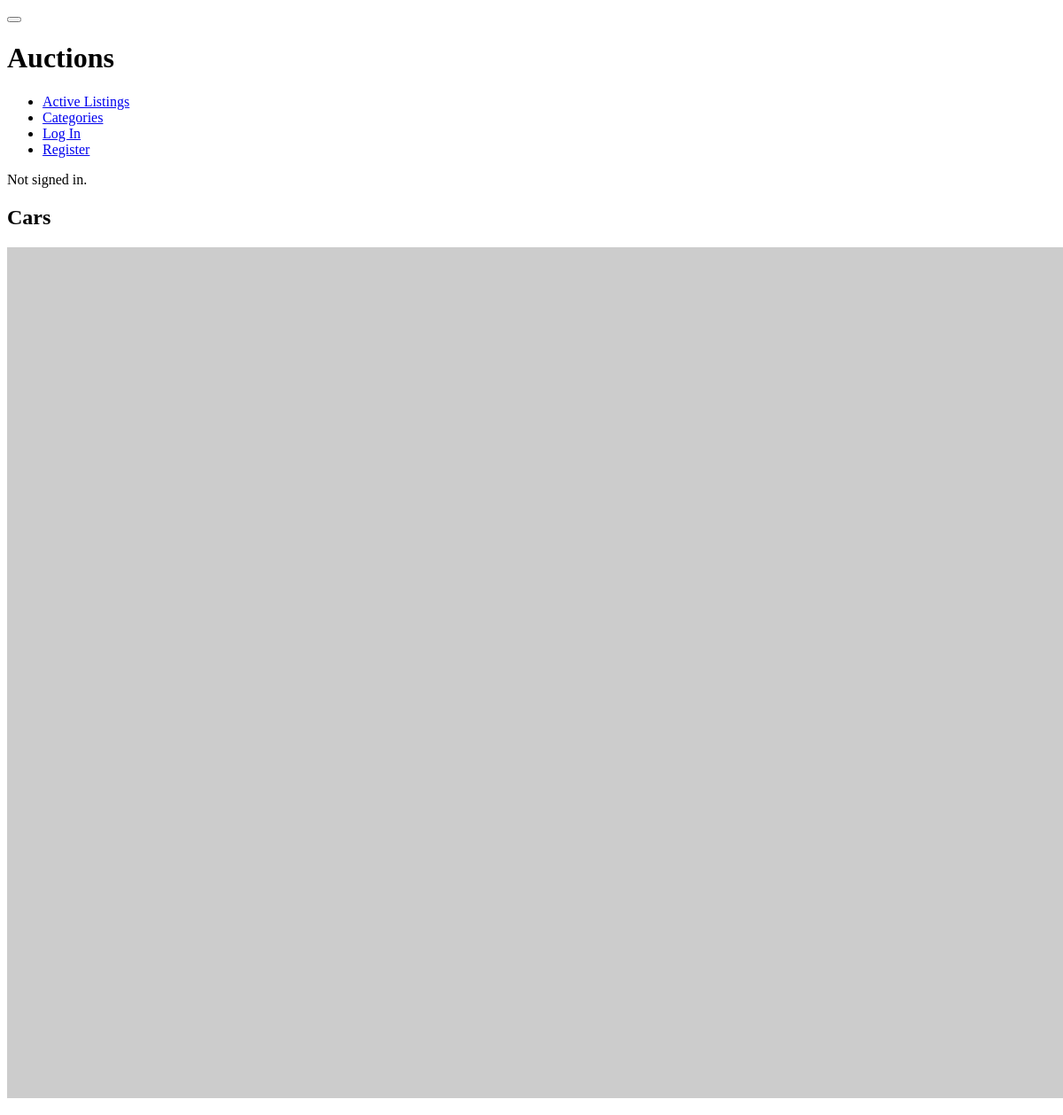
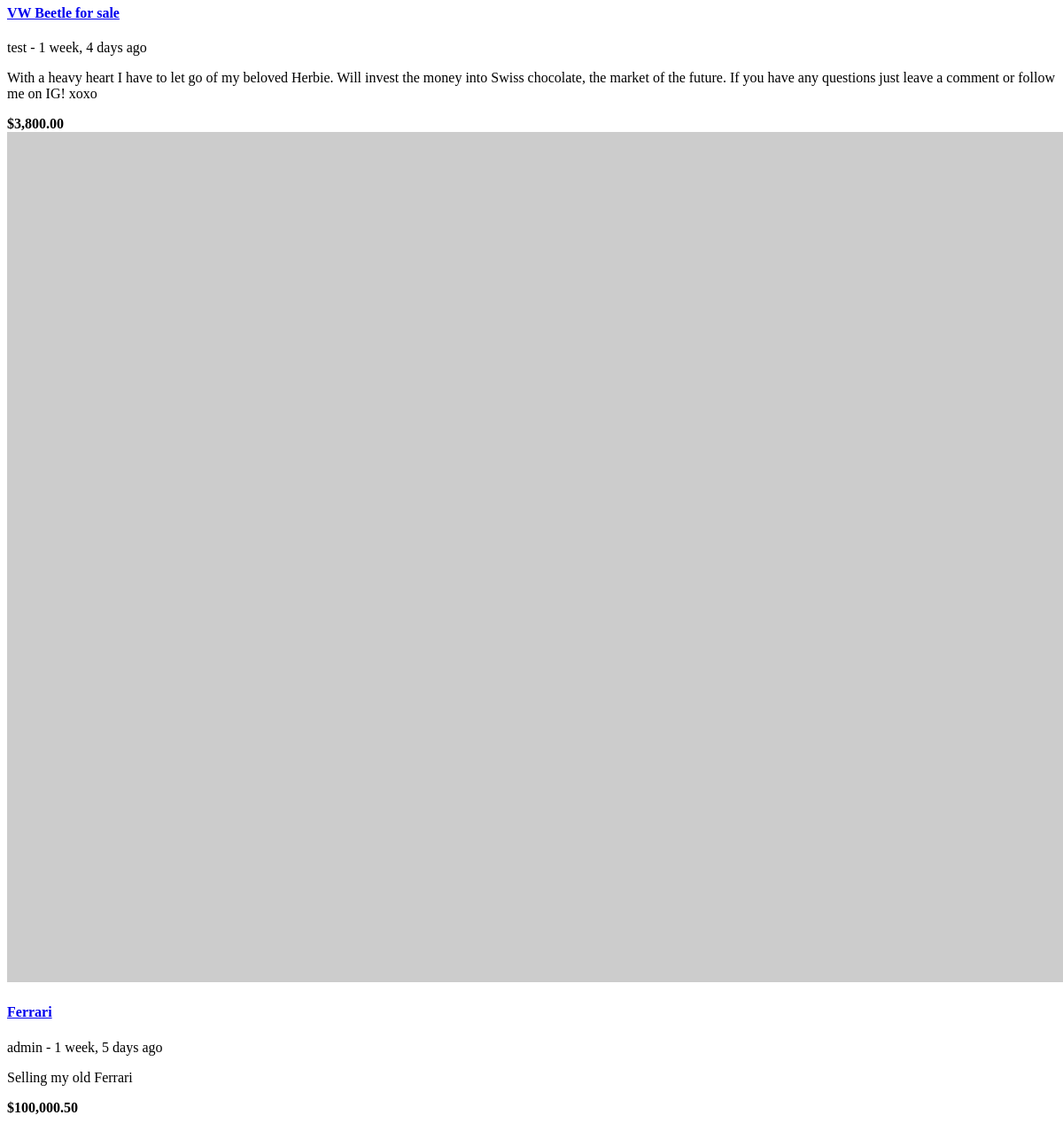
/categories/Cars, run on an earlier commit of the app's database (2 pictures, top to bottom).
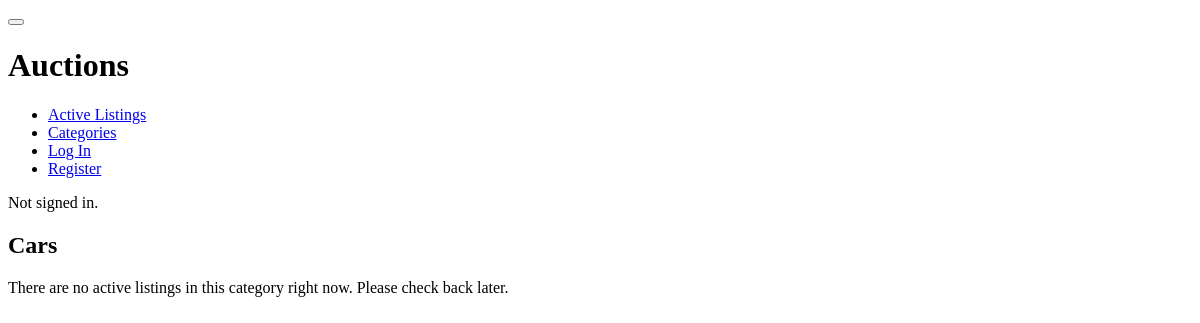
And on a later commit of the database.
### auctions/models.py (models this page shows, shortened)
class Category(models.Model):
    name = models.CharField(max_length=64)
    def __str__(self):
        return self.name

class Listing(models.Model):
    owner = models.ForeignKey(User, on_delete=models.SET("deleted"), related_name="listings")
    title = models.CharField(max_length=128)
    description = models.CharField(max_length=1024)
    startingBid = models.DecimalField(max_digits=8, decimal_places=2)
    currentBid = models.ForeignKey("Bid", null=True, blank=True, on_delete=models.SET_NULL, related_name="highestBid")
    imageURL = models.URLField(max_length=200, blank=True)
    category = models.ForeignKey("Category", null=True, blank=True, on_delete=models.SET_NULL, related_name="listings")
    time = models.DateTimeField(auto_now_add=True)
    active = models.BooleanField(default=True)
    winner = models.ForeignKey(User, blank=True, null=True, on_delete=models.SET_NULL, related_name="winnings")

class User(AbstractUser):
    time = models.DateTimeField(auto_now_add=True)
    watchlist = models.ManyToManyField("Listing", blank=True, related_name="watchers")
    def __str__(self):
        return self.username

class Bid(models.Model):
    bidder = models.ForeignKey(User, on_delete=models.CASCADE, related_name="bids")
    listing = models.ForeignKey(Listing, on_delete=models.CASCADE, related_name="bids")
    bid = models.DecimalField(max_digits=8, decimal_places=2)
    time = models.DateTimeField(auto_now_add=True)

### auctions/views.py (the view)
# urls.py: path("categories", views.categories, name="categories"),
def categories(request, name=None):
    if name is None:
        categories = Category.objects.all().order_by("name")
        return render(request, "auctions/categories.html", {
            "categories": categories
        })
    else:
        category = Category.objects.get(name=name)
        listings = category.listings.filter(active=True).order_by("-time")
        return render(request, "auctions/category.html", {
            "category": category,
            "listings": listings
        })

### auctions/templates/auctions/category.html (shortened to what this page needs)
{% extends "auctions/index.html" %}
{% block heading %}
{{ category }}
{% endblock heading %}
{% block empty %}
There are no active listings in this category right now. Please check back later.
{% endblock empty %}

### auctions/templates/auctions/index.html (shortened to what this page needs)
{% extends "auctions/layout.html" %}
{% load humanize static%}
{% block body %}
<div class="row">
    <div class="col-10">
        <h2 class="ml-3">
        {% block heading %}{% endblock heading %}
        </h2>
        <div class="row row-cols-1 row-cols-xl-2">
            {% for listing in listings %}
            <div class="col">
                <div class="card listing-card m-1">
                    <div class="card-body">
                        <div class="row">
                            <div class="col-6 col-lg-5 col-xl-6">
                                {% if listing.imageURL %}
                                <img class="img-thumbnail" src="{{ listing.imageURL }}" alt="{{ listing.title }}">
                                {% else %}
                                <img class="img-thumbnail" src="{% static 'auctions/img/placeholder.jpg' %}" alt="No image">
                                {% endif %}
                            </div>
                            <div class="col-6 col-lg-7 col-xl-6">
                                <a href="{% url 'listings' listing.pk %}">
                                    <h4 class="card-title">{{ listing.title }}</h4>
                                </a>
                                <p class="card-subtitle mb-2 text-muted">{{ listing.owner }} - {{ listing.time|naturaltime }}</p>
                                <p class="card-text">{{ listing.description }}</p>
                                <strong class="card-text">
                                    {% if listing.currentBid %}
                                    ${{ listing.currentBid.bid|intcomma }}
                                    {% else %}
                                    ${{ listing.startingBid|intcomma }}
                                    {% endif %}
                                    </strong>
                            </div>
                        </div>
                    </div>
                </div>
            </div>
            {% empty %}
            <div class="col ml-3">
            {% block empty %}{% endblock empty %}
            </div>
            {% endfor %}
        </div>
    </div>
</div>
{% endblock %}

### auctions/templates/auctions/layout.html (shortened to what this page needs)
{% load compress static %}
<!DOCTYPE html>
<html lang="en">
    <head>
        {% compress css %}
        <link type="text/x-scss" rel="stylesheet" href="{% static 'auctions/styles.scss' %}" media="screen">
        {% endcompress %}
    </head>
    <body>
        <div class="navbar navbar-expand-lg navbar-light sticky-top shadow-sm mb-3">
            <button class="navbar-toggler" type="button" data-toggle="collapse" data-target="#toggle" aria-controls="toggle" aria-expanded="false" aria-label="Toggle navigation">
            </button>
            <div class="collapse navbar-collapse" id="toggle">
                <div class="navbar-brand ml-1 mt-1">
                    <h1>Auctions</h1>
                </div>
                <ul class="navbar-nav">
                    <li class="nav-item">
                        <a class="nav-link" href="{% url 'index' %}">Active Listings</a>
                    </li>
                    <li class="nav-item">
                        <a class="nav-link" href="{% url 'categories' %}">Categories</a>
                    </li>
                    {% if user.is_authenticated %}
                        <li class="nav-item">
                            <a class="nav-link" href="{% url 'new_listing' %}">New Listing</a>
                        </li>
                        <li class="nav-item">
                            <a class="nav-link" href="{% url 'watchlist' user.username %}">Watchlist</a>
                        </li>
                        <li class="nav-item">
                            <a class="nav-link" href="{% url 'logout' %}">Log Out</a>
                        </li>
                    {% else %}
                        <li class="nav-item">
                            <a class="nav-link" href="{% url 'login' %}">Log In</a>
                        </li>
                        <li class="nav-item">
                            <a class="nav-link" href="{% url 'register' %}">Register</a>
                        </li>
                    {% endif %}
                </ul>
            </div>
            <div>
                {% if user.is_authenticated %}
                    Signed in as <strong>{{ user.username }}</strong>.
                {% else %}
                    Not signed in.
                {% endif %}
            </div>
        </div>
        {% block body %}
        {% endblock %}
    </body>
</html>

What changed in the data, as far as the page shows it:
removed Listing: title "VW Beetle for sale", owner "test", time "1 week, 4 days ago", description "With a heavy heart I have to let go of my beloved Herbie. Will invest the money into Swiss chocolate, the market of the future. If you have any questions just leave a comment or follow me on IG! xoxo", currentBid.bid "3,800.00"
removed Listing: title "Ferrari", owner "admin", time "1 week, 5 days ago", description "Selling my old Ferrari", currentBid.bid "100,000.50"
Also different on the page:
text now shown: "There are no active listings in this category right now. Please check back later."
